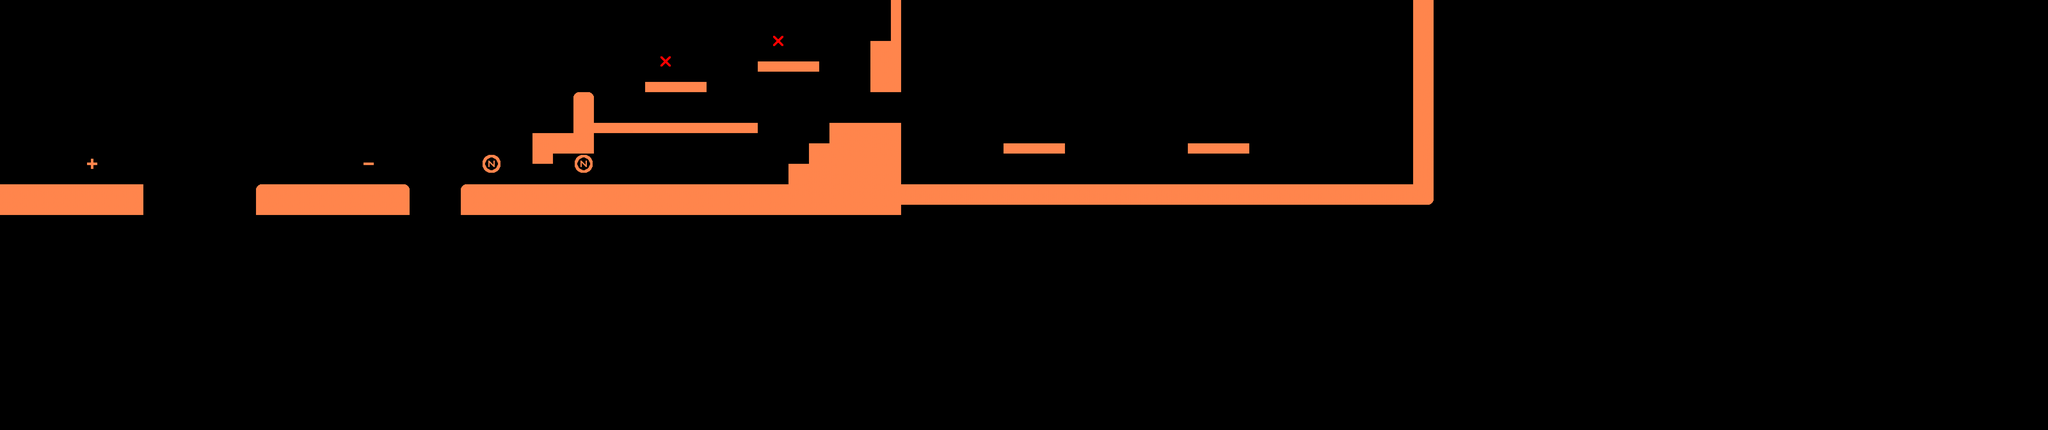

A 2D game scene composited from a Tiled map and its tileset images. What follows is a short description and the map's XML, with each tile layer's data collapsed to a summary:
An orthogonal 200x42 tile map with 32x32 px tiles, 2 tile layers (Sign, Map), 2 tilesets and 32 objects (6x Button, 2x Mob, Character, Gun, Ship, ...).

<map version="1.10" tiledversion="1.12.0" orientation="orthogonal" renderorder="right-down" width="200" height="42" tilewidth="32" tileheight="32" infinite="0" nextlayerid="8" nextobjectid="82">
 <tileset firstgid="1" name="sprite" tilewidth="128" tileheight="128" tilecount="11" columns="0">
  <grid orientation="orthogonal" width="1" height="1" />
  <tile id="0">
   <image source="sprite/Blue1.png" width="80" height="96" />
  </tile>
  <tile id="5">
   <image source="interactions/Button1.png" width="64" height="32" />
  </tile>
  <tile id="6">
   <image source="interactions/Key.png" width="32" height="64" />
  </tile>
  <tile id="9">
   <image source="interactions/checkpoint.png" width="64" height="128" />
  </tile>
  <tile id="10">
   <image source="map_object/Door0.png" width="128" height="120" />
  </tile>
  <tile id="11">
   <image source="map_object/Door1.png" width="128" height="120" />
  </tile>
  <tile id="12">
   <image source="interactions/Button0.png" width="64" height="32" />
  </tile>
  <tile id="13">
   <image source="Sign/Sign0.png" width="64" height="64" />
  </tile>
  <tile id="14">
   <image source="Sign/Sign1.png" width="64" height="64" />
  </tile>
  <tile id="15">
   <image source="Sign/Sign2.png" width="64" height="64" />
  </tile>
  <tile id="16">
   <image source="Sign/Sign3.png" width="64" height="64" />
  </tile>
 </tileset>
 <tileset firstgid="18" name="tilesets" tilewidth="32" tileheight="32" tilecount="10" columns="5">
  <image source="tilesets.png" width="160" height="64" />
 </tileset>
 <layer id="7" name="Sign" width="200" height="42">
  <data>[8400 cells, 6 non-empty, 4 distinct tile ids]</data>
 </layer>
 <layer id="1" name="Map" width="200" height="42">
  <data>[8400 cells, 491 non-empty, 5 distinct tile ids]</data>
 </layer>
 <objectgroup id="5" name="Spawn Position">
  <object id="5" name="Character" x="32" y="480">
   <polygon points="0,0 0,32 32,32 32,0" />
  </object>
  <object id="8" name="Button" type="Button" x="288" y="544">
   <polygon points="0,0 0,32 32,32 32,0" />
  </object>
  <object id="16" name="Button" x="1152" y="544" width="32" height="32" />
  <object id="24" name="Button" x="1824" y="544" width="32" height="32" />
  <object id="25" name="Button" x="1536" y="544" width="32" height="32" />
  <object id="49" name="Mob" x="2112" y="544" width="32" height="32" />
  <object id="50" name="Gun" x="2720" y="96" width="32" height="32" />
  <object id="54" name="Ship" x="3456" y="1120" width="32" height="32" />
  <object id="55" name="Mob" x="2176" y="352" width="32" height="32" />
  <object id="58" name="Coin" x="1696" y="384" width="32" height="32" />
  <object id="57" name="Button" x="2432" y="160" width="32" height="32" />
  <object id="69" name="Button" x="2080" y="224" width="32" height="32" />
  <object id="70" name="Obstacle" x="2752" y="288" width="32" height="96" />
  <object id="72" name="AngryNeko" x="4256" y="416" width="32" height="32" />
 </objectgroup>
 <objectgroup id="4" name="Land Collision">
  <object id="1" x="0" y="576" width="448" height="96" />
  <object id="2" x="800" y="576" width="480" height="96" />
  <object id="11" x="1792" y="288" width="64" height="192" />
  <object id="18" x="1440" y="576" width="1376" height="96" />
  <object id="20" x="1856" y="384" width="512" height="32" />
  <object id="21" x="2016" y="256" width="192" height="32" />
  <object id="33" x="2368" y="192" width="192" height="32" />
  <object id="29" x="2464" y="512" width="352" height="64" />
  <object id="30" x="2528" y="448" width="288" height="64" />
  <object id="31" x="2592" y="384" width="224" height="64" />
  <object id="32" x="2720" y="128" width="64" height="160" />
  <object id="36" x="2784" y="0" width="32" height="288" />
  <object id="41" x="1664" y="416" width="128" height="64" />
  <object id="44" x="1664" y="480" width="64" height="32" />
  <object id="53" x="2816" y="576" width="1664" height="64" />
  <object id="65" x="3136" y="448" width="192" height="32" />
  <object id="66" x="3712" y="448" width="192" height="32" />
  <object id="81" x="4416" y="0" width="64" height="576" />
 </objectgroup>
</map>
